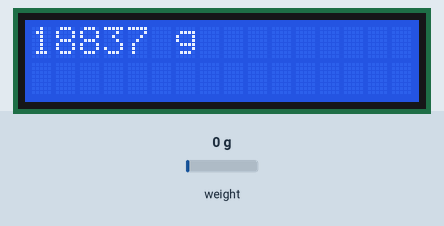
A sketch run on a simulated Arduino Uno, built with avr-gcc and run on an emulated ATmega328P. On the bench: 16×2 character LCD. The inputs (shaded band) are chosen by the test bench; at power-on: weight on the scale 0 g.

Above: at 4.2 s.
4.3 s: weight on the scale set to 100 g
At 5.5 s:
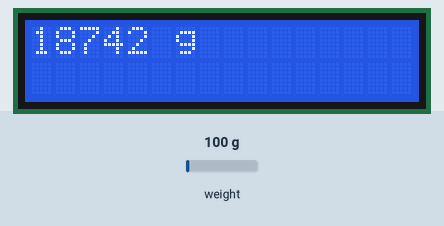
6.0 s: weight on the scale set to 1250 g
At 7.39 s:
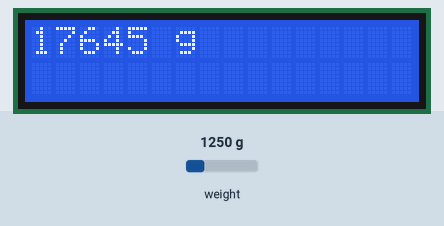
7.5 s: weight on the scale set to 2500 g
At 9.3 s:
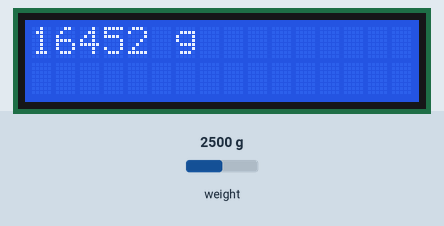
Timing chart, 0 to 10.8 s (numbered marks = the images above; inputs shaded):
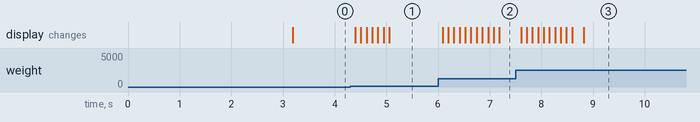

The sketch:

test.ino
```cpp
#include <Wire.h>
#include <LiquidCrystal_I2C.h>
#include "HX711.h"

HX711 cell(3, 2);
LiquidCrystal_I2C lcd(0x3F,2,1,0,4,5,6,7,3, POSITIVE);

long val = 0;
float count = 0;
float tempResult = 0;

long previousMillis = 0;
long interval = 1000;

void setup() {

  lcd.begin(16,2);
  lcd.print("Hey, Brad! -USPS");
  delay(3000);
}

void loop() {

//  unsigned long currentMillis = millis();
//  if (currentMillis - previousMillis > interval) {
//    previousMillis = currentMillis;
//    ----------
//  }
 //  count = count + 1;

  // Use only one of these
  //val = ((count-1)/count) * val    +  (1/count) * cell.read(); // take long term average

  val = 0.5 * val    +   0.5 * cell.read(); // take recent average

 //  val = cell.read(); // most recent reading

 // Serial.println( val );
//  Serial.println(val - 8307600);
//  Serial.println((8307600 - val) / 440.30f);

  float result = ((8307500 - val) / 440.30f) - 31;         // 29.40g is the weight of the plastic on top of the load cell

  if (abs(result - tempResult) >= .2) {
    int roundResult = round(result);
  //  Serial.println(roundResult);
    lcd.clear();
    lcd.print(roundResult);
    lcd.print(" g");
    tempResult = result;
  }

//  delay(500);
}
```

Measured:
- after the input at 4.3 s, the display: first changes after 0.10 s (image 1 shows a later state)
- after the input at 6.0 s, the display: first changes after 0.09 s (image 2 shows a later state)
- after the input at 7.5 s, the display: first changes after 0.11 s (image 3 shows a later state)
